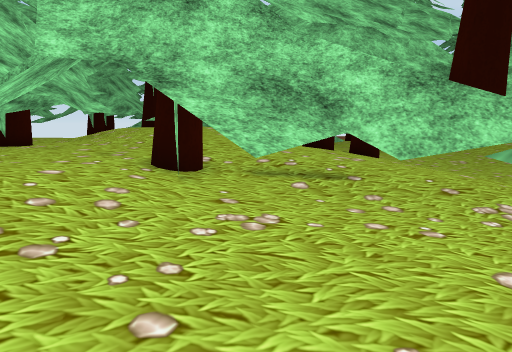
[1] (above)

24 first-person views from a walk through a Unity game level. The camera is 1.2 m above the floor, tilts 8° down and sees 70° across. The floor is counted in squares, 1 m on a side. Each view is taken from the middle of a square. On the plan, view 1 faces up. The plan holds only what a view shows up to about 15 squares ahead; the rest is blank. The place goes on beyond the plan. The player character is not drawn. Some surface patterns are stand-ins.

[2]
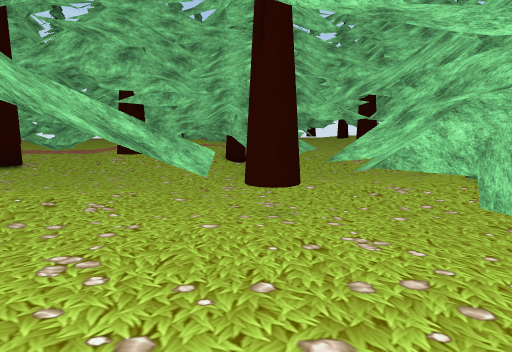

[3]
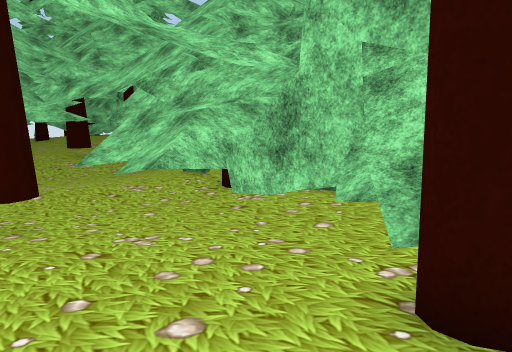

[4]
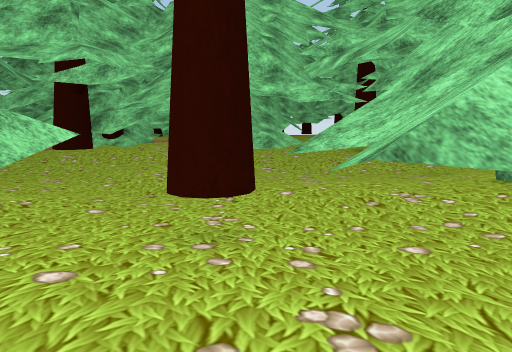

[5]
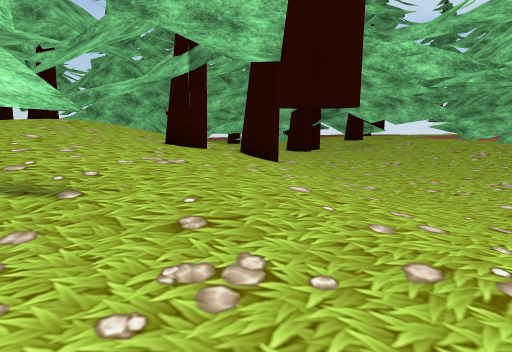

[6]
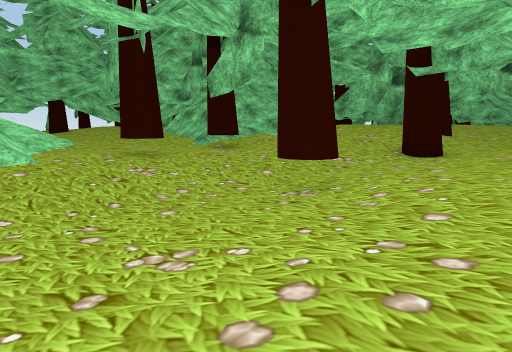

[7]
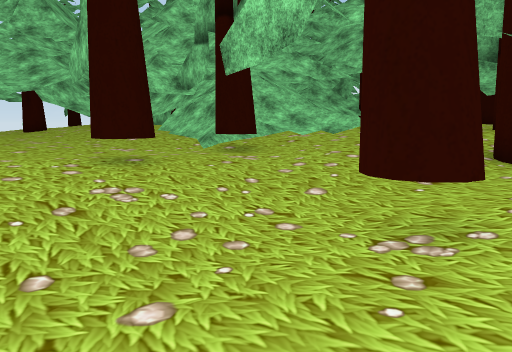

[8]
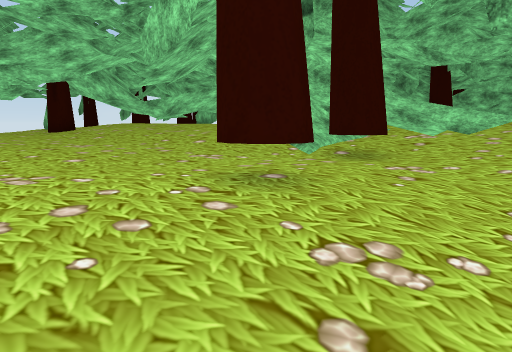

[9]
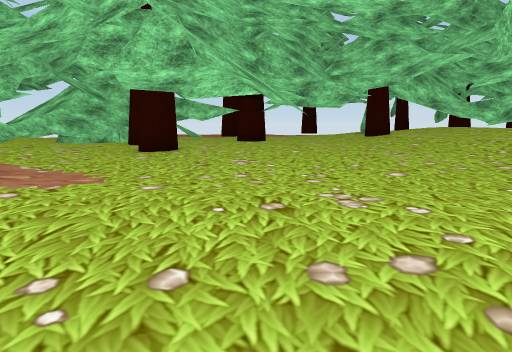

[10]
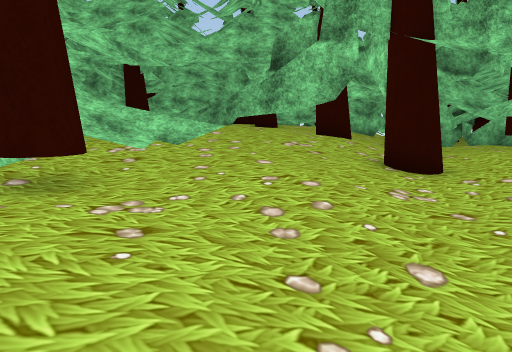

[11]
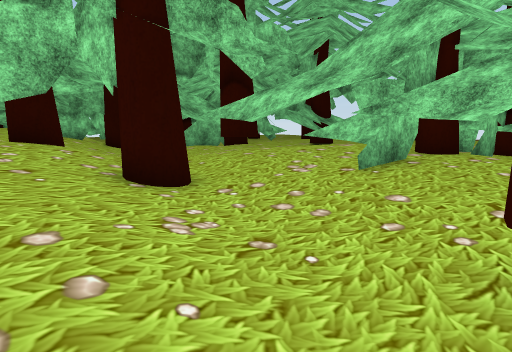

[12]
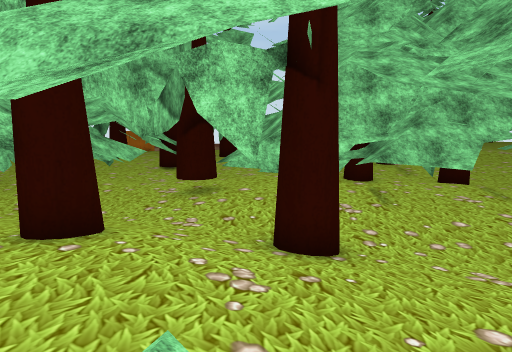

[13]
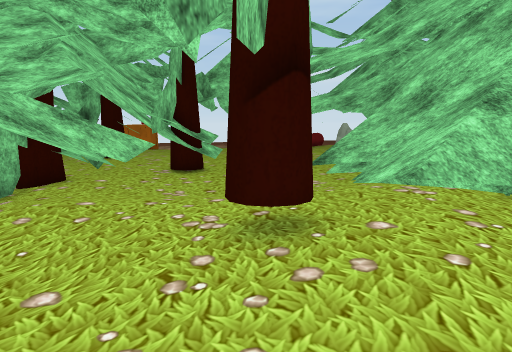

[14]
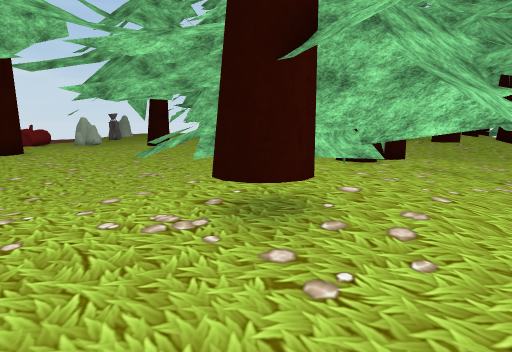

[15]
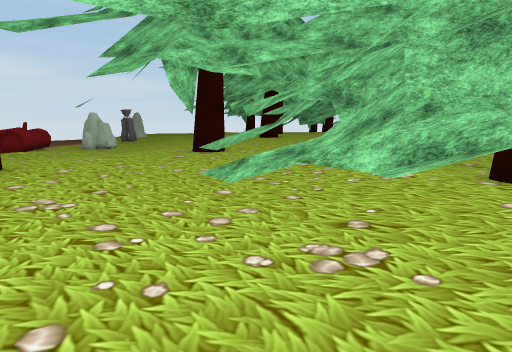

[16]
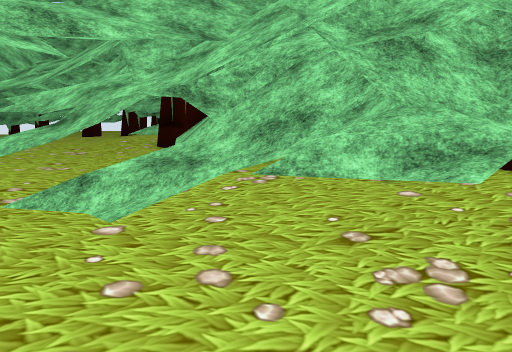

[17]
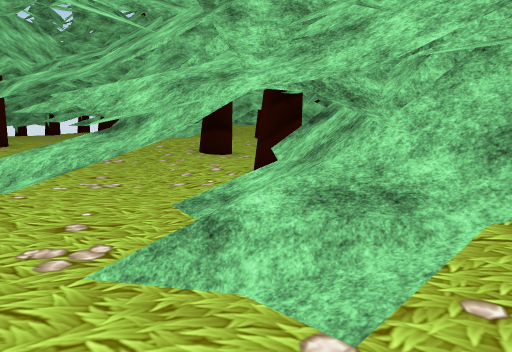

[18]
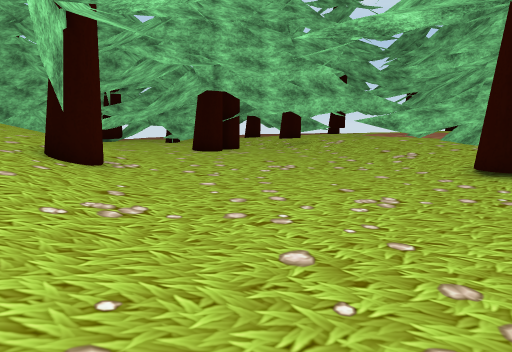

[19]
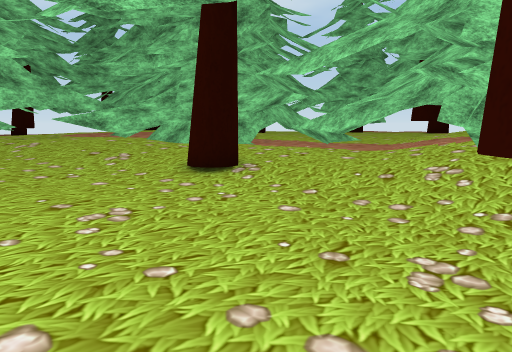

[20]
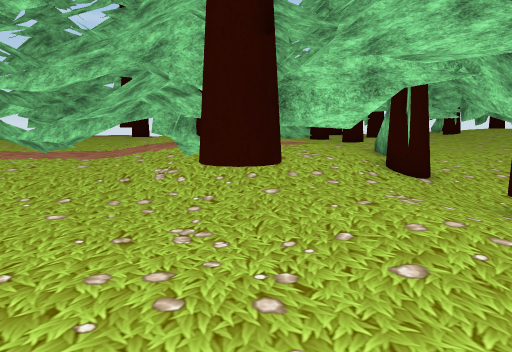

[21]
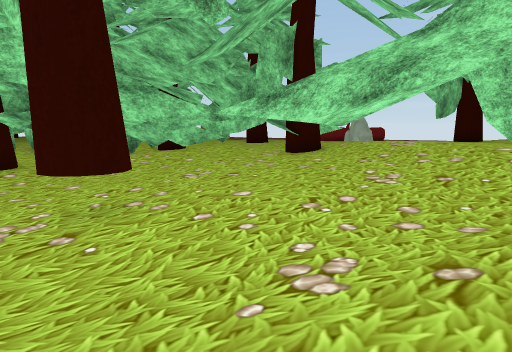

[22]
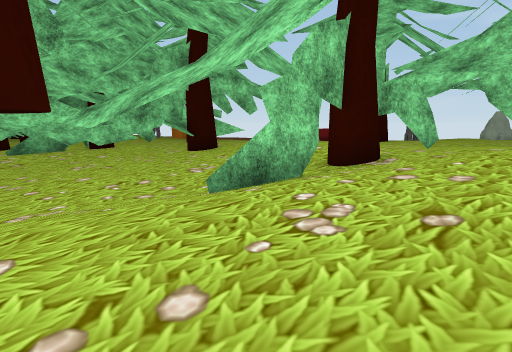

[23]
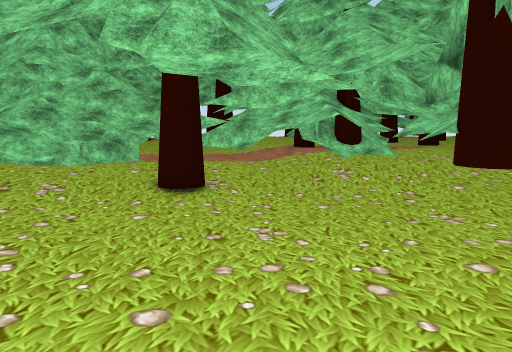

[24]
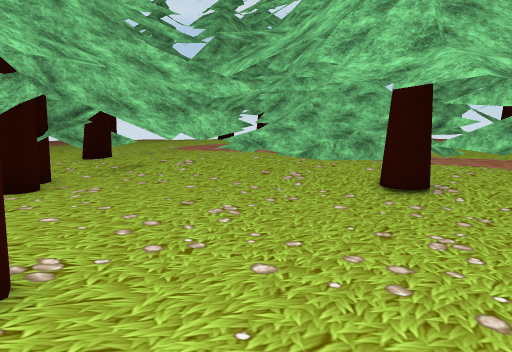

### Floor plan
Key: @ floor where view 1 was taken; # wall or solid block; . main floor; : floor 0.25 m higher than the main floor; - floor 0.25 m lower than the main floor; + floor 0.5 m higher than the main floor; _ floor 0.5 m lower than the main floor; * floor 0.75 m higher than the main floor; % floor 1 m higher than the main floor; / step, stairs or slope; O other object.
Columns run from 4 left of view 1 to 31 right of it. Each row starts with its distance up from view 1.
 20       OOOO##-O OOOOOOOO
 19        OOO----   OOOOO
 18 O    OOO-----OOO.OOO  OO
 17 O      O.---O----O.O  O O
 16 O       /-----__-/.O  O O
 15 OOO     /--______--O    /.
 14   O *O  O- O_____OO     /.
 13   O OOO:#/-_______/-OO
 12     OOO:.O-_______/-.   O
 11     OOO:///_______/-OO OO
 10   O O +////________OOOOOO
  9  ++ +++::O-_______/OOOO
  8 OO++++::OO-_____OOOOOOO          OOO
  7 O ###OO:.///___OOOOOO           OOO
  6  O #.OO./.-/___OOOOOOO       OOOOOO
  5  OOOOOOO----___-OOOOOO     OOO OOOO
  4 OOOOOOO---_____--O###      O.OOO OO
  3 +/::OOO---______O_/O##OO  OOOO
  2 +/:....-O-_____OO__#-.    OOO    OO
  1 :::....------__OO__-#.   OOO   ::OO
  0 ##..@OOO-----/_OOO_/-  O.OOO  O:  O
 -1 OOO##O  -----/_____/- OO.OOO...:  O
 -2 OOOO O--------_____/-.....O..O O  O
 -3 O##OOO.---.---_____/-........O O
 -4 OO OO  OO  ..-_____/-O.......:OO ::
 -5 O OOO   O OO.--OO_//.#......::   O::
 -6 OO OO     OOO.--__/-......OOO:::OO O
 -7 OOOOO O OOOOO.----/.......  ::OOOOO
 -8 OOOOOOO   OOO..---./..O/.O :++OOOOO
 -9  OOOO OO  O#O..--/.:/..:+O OOOOOOOO
-10 .. OOOOO OOOOO.-./:://::OOO   O   O
-11 O...OOOOOOOOOO.#OOO:///%OO
-12 ......OO/OOOOO..#/++///O
-13 .....--..::OOO..//+++/OO
-14   ...--..::O...//++*O   O
-15   ..----.......:O OOO  OOO
-16   OOO---O.O..-.OOO#     OO
-17    OOOO-OOOO- .O O       O

Positions as (right, up) in squares from view 1, and headings:
1: (0, 0), facing up
2: (-4, 2), facing right
3: (-4, 3), facing down-right
4: (-1, 1), facing right
5: (4, 3), facing up
6: (7, 1), facing down-right
7: (10, -1), facing down-right
8: (14, -1), facing down-right
9: (15, -1), facing right
10: (15, -3), facing down
11: (15, -5), facing down-left
12: (18, -12), facing left
13: (12, -14), facing left
14: (10, -17), facing up-left
15: (3, -15), facing up-left
16: (0, -15), facing up
17: (-2, -13), facing up
18: (8, 6), facing up
19: (8, 7), facing up-right
20: (6, 7), facing right
21: (6, 7), facing down-left
22: (5, 11), facing down-left
23: (4, 12), facing right
24: (4, 10), facing up-right
